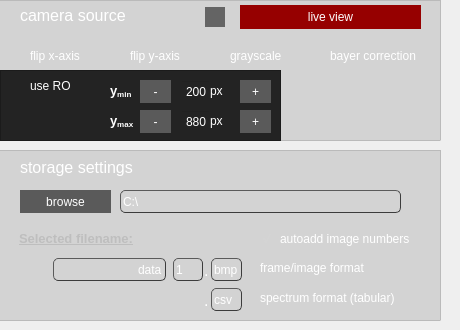
    <widget class="QWidget" name="camsettings">
     <widget class="QFrame" name="frame_3">
      <property name="geometry">
       <rect>
        <x>-10</x>
        <y>0</y>
        <width>451</width>
        <height>141</height>
       </rect>
      </property>
      <property name="styleSheet">
       <string notr="true">background-color: rgba(0,0,0, 30);</string>
      </property>
      <property name="frameShape">
       <enum>QFrame::StyledPanel</enum>
      </property>
      <property name="frameShadow">
       <enum>QFrame::Raised</enum>
      </property>
      <widget class="QCheckBox" name="checkBox_flipy">
       <property name="geometry">
        <rect>
         <x>120</x>
         <y>40</y>
         <width>80</width>
         <height>31</height>
        </rect>
       </property>
       <property name="styleSheet">
        <string notr="true">QCheckBox {
	
	background-color: rgba(255, 255, 255, 0);
	border: none;
	color: white;
}</string>
       </property>
       <property name="text">
        <string>flip y-axis</string>
       </property>
      </widget>
      <widget class="QLabel" name="label_2">
       <property name="enabled">
        <bool>false</bool>
       </property>
       <property name="geometry">
        <rect>
         <x>30</x>
         <y>0</y>
         <width>121</width>
         <height>31</height>
        </rect>
       </property>
       <property name="styleSheet">
        <string notr="true">background: transparent;</string>
       </property>
       <property name="text">
        <string>&lt;html&gt;&lt;head/&gt;&lt;body&gt;&lt;p&gt;&lt;span style=&quot; font-size:12pt; color:#ffffff;&quot;&gt;camera source&lt;/span&gt;&lt;/p&gt;&lt;/body&gt;&lt;/html&gt;</string>
       </property>
       <property name="alignment">
        <set>Qt::AlignLeading|Qt::AlignLeft|Qt::AlignVCenter</set>
       </property>
      </widget>
      <widget class="QCheckBox" name="checkBox_flipx">
       <property name="geometry">
        <rect>
         <x>20</x>
         <y>40</y>
         <width>80</width>
         <height>31</height>
        </rect>
       </property>
       <property name="styleSheet">
        <string notr="true">QCheckBox {
	
	background-color: rgba(255, 255, 255, 0);
	border: none;
	color: white;
}</string>
       </property>
       <property name="text">
        <string>flip x-axis</string>
       </property>
      </widget>
      <widget class="QPushButton" name="pushButton_liveview">
       <property name="geometry">
        <rect>
         <x>250</x>
         <y>5</y>
         <width>181</width>
         <height>24</height>
        </rect>
       </property>
       <property name="styleSheet">
        <string notr="true">QPushButton {
	border: none;
	border-radius: 0px;
	background-color: rgb(150, 0, 0);
	color: white;
	font: 10pt &quot;MS Shell Dlg 2&quot;;
}

QPushButton:hover {
	background-color: rgb(200, 0, 0);
	color: white;
}

QPushButton:pressed {
	background-color: rgb(255, 0, 0);
	color: white;
}

QToolTip {
 color: #ffffff; background-color: #000000; border: 0px;
}


</string>
       </property>
       <property name="text">
        <string>live view</string>
       </property>
      </widget>
      <widget class="QLineEdit" name="lineEdit_ymin">
       <property name="enabled">
        <bool>false</bool>
       </property>
       <property name="geometry">
        <rect>
         <x>190</x>
         <y>80</y>
         <width>31</width>
         <height>23</height>
        </rect>
       </property>
       <property name="styleSheet">
        <string notr="true">QLineEdit { 
	color: white;
	background-color: rgba(255, 255, 255, 0);
	font: 10pt &quot;MS Shell Dlg 2&quot;;
 }</string>
       </property>
       <property name="text">
        <string>200</string>
       </property>
       <property name="alignment">
        <set>Qt::AlignRight|Qt::AlignTrailing|Qt::AlignVCenter</set>
       </property>
      </widget>
      <widget class="QLabel" name="label_35">
       <property name="geometry">
        <rect>
         <x>220</x>
         <y>80</y>
         <width>21</width>
         <height>23</height>
        </rect>
       </property>
       <property name="styleSheet">
        <string notr="true">border-radius: 2px;
background-color: rgba(255, 0, 100, 0);
border-color: rgba(5, 5, 5, 0);
border-width: 1px;
font: 10pt &quot;MS Shell Dlg 2&quot;;

</string>
       </property>
       <property name="text">
        <string>&lt;html&gt;&lt;head/&gt;&lt;body&gt;&lt;p&gt;&lt;span style=&quot; color:#ffffff;&quot;&gt;px&lt;/span&gt;&lt;/p&gt;&lt;/body&gt;&lt;/html&gt;</string>
       </property>
      </widget>
      <widget class="QLabel" name="label_36">
       <property name="geometry">
        <rect>
         <x>120</x>
         <y>110</y>
         <width>41</width>
         <height>21</height>
        </rect>
       </property>
       <property name="styleSheet">
        <string notr="true">border-radius: 2px;
background-color: rgba(255, 0, 100, 0);
border-color: rgba(5, 5, 5, 0);
border-width: 1px;
color: white;

</string>
       </property>
       <property name="text">
        <string>&lt;html&gt;&lt;head/&gt;&lt;body&gt;&lt;p&gt;&lt;span style=&quot; font-size:10pt; font-weight:600; color:#ffffff;&quot;&gt;y&lt;/span&gt;&lt;span style=&quot; font-size:10pt; font-weight:600; color:#ffffff; vertical-align:sub;&quot;&gt;max&lt;/span&gt;&lt;/p&gt;&lt;/body&gt;&lt;/html&gt;</string>
       </property>
       <property name="wordWrap">
        <bool>false</bool>
       </property>
      </widget>
      <widget class="QLabel" name="label_37">
       <property name="geometry">
        <rect>
         <x>220</x>
         <y>110</y>
         <width>21</width>
         <height>23</height>
        </rect>
       </property>
       <property name="styleSheet">
        <string notr="true">border-radius: 2px;
background-color: rgba(255, 0, 100, 0);
border-color: rgba(5, 5, 5, 0);
border-width: 1px;
font: 10pt &quot;MS Shell Dlg 2&quot;;

</string>
       </property>
       <property name="text">
        <string>&lt;html&gt;&lt;head/&gt;&lt;body&gt;&lt;p&gt;&lt;span style=&quot; color:#ffffff;&quot;&gt;px&lt;/span&gt;&lt;/p&gt;&lt;/body&gt;&lt;/html&gt;</string>
       </property>
      </widget>
      <widget class="QLineEdit" name="lineEdit_ymax">
       <property name="enabled">
        <bool>false</bool>
       </property>
       <property name="geometry">
        <rect>
         <x>190</x>
         <y>110</y>
         <width>31</width>
         <height>23</height>
        </rect>
       </property>
       <property name="styleSheet">
        <string notr="true">QLineEdit { 
	color: white;
	background-color: rgba(255, 255, 255, 0);
	font: 10pt &quot;MS Shell Dlg 2&quot;;
 }</string>
       </property>
       <property name="text">
        <string>880</string>
       </property>
       <property name="alignment">
        <set>Qt::AlignRight|Qt::AlignTrailing|Qt::AlignVCenter</set>
       </property>
      </widget>
      <widget class="QFrame" name="frame_5">
       <property name="geometry">
        <rect>
         <x>10</x>
         <y>70</y>
         <width>281</width>
         <height>71</height>
        </rect>
       </property>
       <property name="styleSheet">
        <string notr="true">background-color: rgb(35,35,35);</string>
       </property>
       <property name="frameShape">
        <enum>QFrame::StyledPanel</enum>
       </property>
       <property name="frameShadow">
        <enum>QFrame::Raised</enum>
       </property>
       <widget class="QPushButton" name="pushButton_yminmin">
        <property name="geometry">
         <rect>
          <x>140</x>
          <y>10</y>
          <width>31</width>
          <height>23</height>
         </rect>
        </property>
        <property name="styleSheet">
         <string notr="true">QPushButton {
	border: none;
	border-radius: 0px;
	background-color: rgb(90, 90, 90);
	color: white;
}

QPushButton:hover {
	background-color: rgb(155, 0, 0);
	color: white;
}

QPushButton:pressed {
	background-color: rgb(255, 0, 0);
	color: white;
}</string>
        </property>
        <property name="text">
         <string>-</string>
        </property>
       </widget>
       <widget class="QCheckBox" name="checkBox_useROI">
        <property name="geometry">
         <rect>
          <x>10</x>
          <y>0</y>
          <width>61</width>
          <height>31</height>
         </rect>
        </property>
        <property name="styleSheet">
         <string notr="true">QCheckBox {
	
	background-color: rgba(255, 255, 255, 0);
	border: none;
	color: white;
}</string>
        </property>
        <property name="text">
         <string>use ROI</string>
        </property>
       </widget>
       <widget class="QPushButton" name="pushButton_yminplu">
        <property name="geometry">
         <rect>
          <x>240</x>
          <y>10</y>
          <width>31</width>
          <height>23</height>
         </rect>
        </property>
        <property name="styleSheet">
         <string notr="true">QPushButton {
	border: none;
	border-radius: 0px;
	background-color: rgb(90, 90, 90);
	color: white;
}

QPushButton:hover {
	background-color: rgb(155, 0, 0);
	color: white;
}

QPushButton:pressed {
	background-color: rgb(255, 0, 0);
	color: white;
}</string>
        </property>
        <property name="text">
         <string>+</string>
        </property>
       </widget>
       <widget class="QPushButton" name="pushButton_ymaxmin">
        <property name="geometry">
         <rect>
          <x>140</x>
          <y>40</y>
          <width>31</width>
          <height>23</height>
         </rect>
        </property>
        <property name="styleSheet">
         <string notr="true">QPushButton {
	border: none;
	border-radius: 0px;
	background-color: rgb(90, 90, 90);
	color: white;
}

QPushButton:hover {
	background-color: rgb(155, 0, 0);
	color: white;
}

QPushButton:pressed {
	background-color: rgb(255, 0, 0);
	color: white;
}</string>
        </property>
        <property name="text">
         <string>-</string>
        </property>
       </widget>
       <widget class="QPushButton" name="pushButton_ymaxplu">
        <property name="geometry">
         <rect>
          <x>240</x>
          <y>40</y>
          <width>31</width>
          <height>23</height>
         </rect>
        </property>
        <property name="styleSheet">
         <string notr="true">QPushButton {
	border: none;
	border-radius: 0px;
	background-color: rgb(90, 90, 90);
	color: white;
}

QPushButton:hover {
	background-color: rgb(155, 0, 0);
	color: white;
}

QPushButton:pressed {
	background-color: rgb(255, 0, 0);
	color: white;
}</string>
        </property>
        <property name="text">
         <string>+</string>
        </property>
       </widget>
      </widget>
      <widget class="QLabel" name="label_34">
       <property name="geometry">
        <rect>
         <x>120</x>
         <y>80</y>
         <width>41</width>
         <height>21</height>
        </rect>
       </property>
       <property name="styleSheet">
        <string notr="true">border-radius: 2px;
background-color: rgba(255, 0, 100, 0);
border-color: rgba(5, 5, 5, 0);
border-width: 1px;
color: white;

</string>
       </property>
       <property name="text">
        <string>&lt;html&gt;&lt;head/&gt;&lt;body&gt;&lt;p&gt;&lt;span style=&quot; font-size:10pt; font-weight:600; color:#ffffff;&quot;&gt;y&lt;/span&gt;&lt;span style=&quot; font-size:10pt; font-weight:600; color:#ffffff; vertical-align:sub;&quot;&gt;min&lt;/span&gt;&lt;/p&gt;&lt;/body&gt;&lt;/html&gt;</string>
       </property>
       <property name="wordWrap">
        <bool>false</bool>
       </property>
      </widget>
      <widget class="QCheckBox" name="checkBox_bayercorr">
       <property name="geometry">
        <rect>
         <x>320</x>
         <y>40</y>
         <width>111</width>
         <height>31</height>
        </rect>
       </property>
       <property name="styleSheet">
        <string notr="true">QCheckBox {
	
	background-color: rgba(255, 255, 255, 0);
	border: none;
	color: white;
}</string>
       </property>
       <property name="text">
        <string>bayer correction</string>
       </property>
       <property name="checked">
        <bool>false</bool>
       </property>
      </widget>
      <widget class="QCheckBox" name="checkBox_grayscale">
       <property name="geometry">
        <rect>
         <x>220</x>
         <y>40</y>
         <width>80</width>
         <height>31</height>
        </rect>
       </property>
       <property name="styleSheet">
        <string notr="true">QCheckBox {
	
	background-color: rgba(255, 255, 255, 0);
	border: none;
	color: white;
}</string>
       </property>
       <property name="text">
        <string>grayscale</string>
       </property>
      </widget>
      <widget class="QPushButton" name="pushButton_screenmode">
       <property name="geometry">
        <rect>
         <x>215</x>
         <y>7</y>
         <width>20</width>
         <height>20</height>
        </rect>
       </property>
       <property name="styleSheet">
        <string notr="true">QPushButton {
	border: none;
	border-radius: 0px;
	background-color: rgb(100,100,100);
	background-image: url(:/icons/screenmode.png);
	color: white;
	font: 10pt &quot;MS Shell Dlg 2&quot;;
}

QPushButton:hover {
	background-color: rgb(100, 150, 200);
	color: white;
}

</string>
       </property>
       <property name="text">
        <string/>
       </property>
      </widget>
      <zorder>label_2</zorder>
      <zorder>frame_5</zorder>
      <zorder>checkBox_flipy</zorder>
      <zorder>checkBox_flipx</zorder>
      <zorder>pushButton_liveview</zorder>
      <zorder>lineEdit_ymin</zorder>
      <zorder>label_35</zorder>
      <zorder>label_36</zorder>
      <zorder>label_37</zorder>
      <zorder>lineEdit_ymax</zorder>
      <zorder>label_34</zorder>
      <zorder>checkBox_bayercorr</zorder>
      <zorder>checkBox_grayscale</zorder>
      <zorder>pushButton_screenmode</zorder>
     </widget>
     <widget class="QFrame" name="frame_6">
      <property name="geometry">
       <rect>
        <x>-10</x>
        <y>150</y>
        <width>451</width>
        <height>171</height>
       </rect>
      </property>
      <property name="styleSheet">
       <string notr="true">background-color: rgba(0,0,0, 30);</string>
      </property>
      <property name="frameShape">
       <enum>QFrame::StyledPanel</enum>
      </property>
      <property name="frameShadow">
       <enum>QFrame::Raised</enum>
      </property>
      <widget class="QLabel" name="label_24">
       <property name="geometry">
        <rect>
         <x>214</x>
         <y>140</y>
         <width>16</width>
         <height>21</height>
        </rect>
       </property>
       <property name="styleSheet">
        <string notr="true">border-radius: 2px;
background-color: rgba(255, 0, 100, 0);
border-color: rgba(5, 5, 5, 0);
border-width: 1px;

</string>
       </property>
       <property name="text">
        <string>&lt;html&gt;&lt;head/&gt;&lt;body&gt;&lt;p&gt;&lt;span style=&quot; font-size:12pt; color:#ffffff;&quot;&gt;.&lt;/span&gt;&lt;/p&gt;&lt;/body&gt;&lt;/html&gt;</string>
       </property>
      </widget>
      <widget class="QLineEdit" name="lineEdit_imgnumber">
       <property name="enabled">
        <bool>true</bool>
       </property>
       <property name="geometry">
        <rect>
         <x>183</x>
         <y>108</y>
         <width>30</width>
         <height>23</height>
        </rect>
       </property>
       <property name="styleSheet">
        <string notr="true">QLineEdit { 
	color: white;
	background-color: rgba(255, 255, 255, 0);
	border-style: outset;
	border-width: 1px;
	border-color: rgb(60,60,60);
	border-radius: 5px;
 }</string>
       </property>
       <property name="text">
        <string>1</string>
       </property>
      </widget>
      <widget class="QLineEdit" name="lineEdit_filepath">
       <property name="geometry">
        <rect>
         <x>130</x>
         <y>40</y>
         <width>281</width>
         <height>23</height>
        </rect>
       </property>
       <property name="styleSheet">
        <string notr="true">QLineEdit { 
	color: white;
	background-color: rgba(255, 255, 255, 0);
	border-style: outset;
	border-width: 1px;
	border-color: rgb(60,60,60);
	border-radius: 5px;
 }</string>
       </property>
       <property name="text">
        <string>C:\</string>
       </property>
      </widget>
      <widget class="QLabel" name="label_25">
       <property name="geometry">
        <rect>
         <x>270</x>
         <y>138</y>
         <width>141</width>
         <height>21</height>
        </rect>
       </property>
       <property name="styleSheet">
        <string notr="true">border-radius: 2px;
background-color: rgba(255, 0, 100, 0);
border-color: rgba(5, 5, 5, 0);
border-width: 1px;

</string>
       </property>
       <property name="text">
        <string>&lt;html&gt;&lt;head/&gt;&lt;body&gt;&lt;p&gt;&lt;span style=&quot; color:#ffffff;&quot;&gt;spectrum format (tabular)&lt;/span&gt;&lt;/p&gt;&lt;/body&gt;&lt;/html&gt;</string>
       </property>
      </widget>
      <widget class="QLabel" name="label_22">
       <property name="geometry">
        <rect>
         <x>29</x>
         <y>78</y>
         <width>121</width>
         <height>21</height>
        </rect>
       </property>
       <property name="styleSheet">
        <string notr="true">border-radius: 2px;
background-color: rgba(255, 0, 100, 0);
border-color: rgba(5, 5, 5, 0);
border-width: 1px;

</string>
       </property>
       <property name="text">
        <string>&lt;html&gt;&lt;head/&gt;&lt;body&gt;&lt;p&gt;&lt;span style=&quot; font-size:10pt; font-weight:600; text-decoration: underline; color:#bebebe;&quot;&gt;Selected filename:&lt;/span&gt;&lt;/p&gt;&lt;/body&gt;&lt;/html&gt;</string>
       </property>
       <property name="wordWrap">
        <bool>false</bool>
       </property>
      </widget>
      <widget class="QLineEdit" name="lineEdit_imgformat">
       <property name="geometry">
        <rect>
         <x>221</x>
         <y>108</y>
         <width>31</width>
         <height>23</height>
        </rect>
       </property>
       <property name="styleSheet">
        <string notr="true">QLineEdit { 
	color: white;
	background-color: rgba(255, 255, 255, 0);
	border-style: outset;
	border-width: 1px;
	border-color: rgb(60,60,60);
	border-radius: 5px;
 }</string>
       </property>
       <property name="text">
        <string>bmp</string>
       </property>
      </widget>
      <widget class="QLabel" name="label_23">
       <property name="geometry">
        <rect>
         <x>214</x>
         <y>110</y>
         <width>16</width>
         <height>21</height>
        </rect>
       </property>
       <property name="styleSheet">
        <string notr="true">border-radius: 2px;
background-color: rgba(255, 0, 100, 0);
border-color: rgba(5, 5, 5, 0);
border-width: 1px;

</string>
       </property>
       <property name="text">
        <string>&lt;html&gt;&lt;head/&gt;&lt;body&gt;&lt;p&gt;&lt;span style=&quot; font-size:12pt; color:#ffffff;&quot;&gt;.&lt;/span&gt;&lt;/p&gt;&lt;/body&gt;&lt;/html&gt;</string>
       </property>
      </widget>
      <widget class="QLineEdit" name="lineEdit_filename">
       <property name="geometry">
        <rect>
         <x>63</x>
         <y>108</y>
         <width>113</width>
         <height>23</height>
        </rect>
       </property>
       <property name="layoutDirection">
        <enum>Qt::LeftToRight</enum>
       </property>
       <property name="styleSheet">
        <string notr="true">QLineEdit { 
	color: white;
	background-color: rgba(255, 255, 255, 0);
	border-style: outset;
	border-width: 1px;
	border-color: rgb(60,60,60);
	border-radius: 5px;
 }</string>
       </property>
       <property name="text">
        <string>data</string>
       </property>
       <property name="alignment">
        <set>Qt::AlignRight|Qt::AlignTrailing|Qt::AlignVCenter</set>
       </property>
      </widget>
      <widget class="QLabel" name="label_4">
       <property name="geometry">
        <rect>
         <x>30</x>
         <y>2</y>
         <width>201</width>
         <height>31</height>
        </rect>
       </property>
       <property name="styleSheet">
        <string notr="true">background: transparent;</string>
       </property>
       <property name="text">
        <string>&lt;html&gt;&lt;head/&gt;&lt;body&gt;&lt;p&gt;&lt;span style=&quot; font-size:12pt; color:#ffffff;&quot;&gt;storage settings&lt;/span&gt;&lt;/p&gt;&lt;/body&gt;&lt;/html&gt;</string>
       </property>
       <property name="alignment">
        <set>Qt::AlignLeading|Qt::AlignLeft|Qt::AlignVCenter</set>
       </property>
      </widget>
      <widget class="QPushButton" name="pushButton_browse">
       <property name="geometry">
        <rect>
         <x>30</x>
         <y>40</y>
         <width>91</width>
         <height>23</height>
        </rect>
       </property>
       <property name="styleSheet">
        <string notr="true">QPushButton {
	border: none;
	border-radius: 0px;
	background-color: rgb(90, 90, 90);
	color: white;
}

QPushButton:hover {
	background-color: rgb(155, 0, 0);
	color: white;
}

QPushButton:pressed {
	background-color: rgb(255, 0, 0);
	color: white;
}</string>
       </property>
       <property name="text">
        <string>browse</string>
       </property>
      </widget>
      <widget class="QLabel" name="label_26">
       <property name="geometry">
        <rect>
         <x>270</x>
         <y>108</y>
         <width>131</width>
         <height>21</height>
        </rect>
       </property>
       <property name="styleSheet">
        <string notr="true">border-radius: 2px;
background-color: rgba(255, 0, 100, 0);
border-color: rgba(5, 5, 5, 0);
border-width: 1px;

</string>
       </property>
       <property name="text">
        <string>&lt;html&gt;&lt;head/&gt;&lt;body&gt;&lt;p&gt;&lt;span style=&quot; color:#ffffff;&quot;&gt;frame/image format&lt;/span&gt;&lt;/p&gt;&lt;/body&gt;&lt;/html&gt;</string>
       </property>
      </widget>
      <widget class="QCheckBox" name="checkBox_autoaddimgnumber">
       <property name="geometry">
        <rect>
         <x>270</x>
         <y>80</y>
         <width>161</width>
         <height>17</height>
        </rect>
       </property>
       <property name="styleSheet">
        <string notr="true">QCheckBox {
	
	background-color: rgba(255, 255, 255, 0);
	border: none;
	color: white;
}</string>
       </property>
       <property name="text">
        <string>autoadd image numbers</string>
       </property>
       <property name="checked">
        <bool>true</bool>
       </property>
      </widget>
      <widget class="QLineEdit" name="lineEdit_specformat">
       <property name="geometry">
        <rect>
         <x>221</x>
         <y>138</y>
         <width>31</width>
         <height>23</height>
        </rect>
       </property>
       <property name="styleSheet">
        <string notr="true">QLineEdit { 
	color: white;
	background-color: rgba(255, 255, 255, 0);
	border-style: outset;
	border-width: 1px;
	border-color: rgb(60,60,60);
	border-radius: 5px;
 }</string>
       </property>
       <property name="text">
        <string>csv</string>
       </property>
      </widget>
     </widget>
    </widget>
